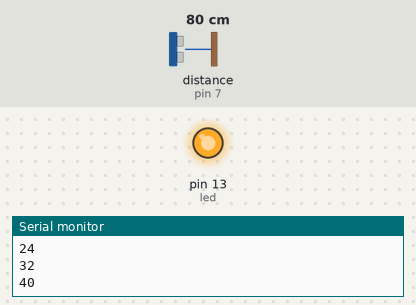
Bench run of a sketch on a simulated Arduino Uno, built with avr-gcc and run on an emulated ATmega328P. On the bench: output pins drawn as LEDs (lit = HIGH), the last lines printed to the serial monitor. Inputs (shaded band) come from the test bench; at power-on: distance to the obstacle (sensor on pin 7) 80 cm. The echo pulse lasts 58.3 µs per cm.

Above: at 1.13 s.
At 82.52 s:
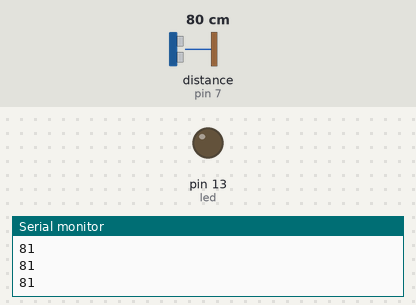
Timing chart, 0 to 83.2 s (numbered marks = the images above):
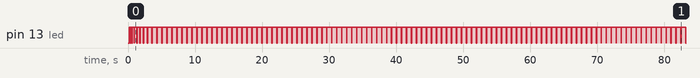

Measured:
- by itself, pin 13 (led): moves between LOW and HIGH, repeating every 64.0 s

The sketch:

ping_smoothing_runningavg.ino
```cpp
#include <NewPing.h>

#define TRIGGER_PIN 8 // Arduino pin tied to trigger pin on the ultrasonic sensor.
#define ECHO_PIN 7 // Arduino pin tied to echo pin on the ultrasonic sensor.
#define MAX_DISTANCE 200 // Maximum distance we want to ping for (in centimeters). Maximum sensor distance is rated at 400-500cm.

int led = 13;
NewPing sonar(TRIGGER_PIN, ECHO_PIN, MAX_DISTANCE); // NewPing setup of pins and maximum distance.

const int numReadings = 10;
int readings[numReadings]; // the readings from the analog input
int readIndex = 0; // the index of the current reading
int total = 0; // the running total
int average = 0; // the average

//int inputPin = 12;

void setup() {
Serial.begin(9600); // Open serial monitor at 115200 baud to see ping results.
pinMode(led, OUTPUT);

// Serial.println(analogRead(11));
// delay(2);

for (int thisReading = 0; thisReading < numReadings; thisReading++)
readings[thisReading] = 0;
}

void loop() {
delay(50); // Wait 50ms between pings (about 20 pings/sec). 29ms should be the shortest delay between pings.
unsigned int uS = sonar.ping(); // Send ping, get ping time in microseconds (uS).
// Serial.print(“Ping: “);
float pang = uS / US_ROUNDTRIP_CM;
// Serial.println(pang); // Convert ping time to distance in cm and print result (0 = outside set distance range)
// Serial.println(“”);

total = total - readings[readIndex];
// read from the sensor:
readings[readIndex] = pang;
// add the reading to the total:
total= total + readings[readIndex];
// advance to the next position in the array:
readIndex = readIndex + 1;

// if we’re at the end of the array…
if (readIndex >= numReadings)
// …wrap around to the beginning:
readIndex = 0;

// calculate the average:
average = total / numReadings;
// send it to the computer as ASCII digits
Serial.println(average);
delay(1); // delay in between reads for stability

float av = map(average, 0, 30, 0, 255);

if (average >= 0) {
analogWrite(led, av);
delay(av);
analogWrite(led, 0);
}
// else {
// analogWrite(led, 0);
// }
}
```
